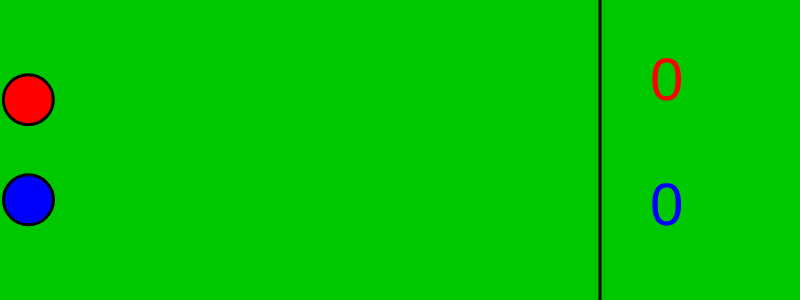
Frame 1 (no input)
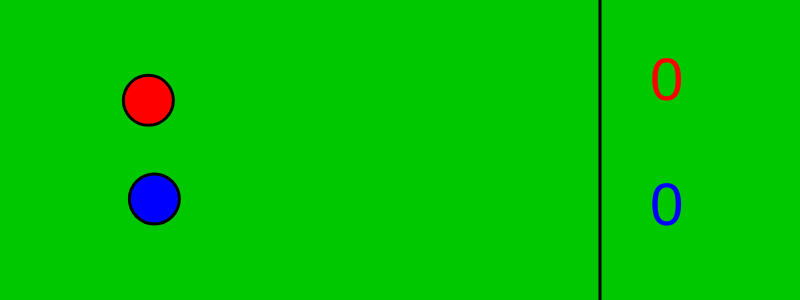
Frame 60 (no input)
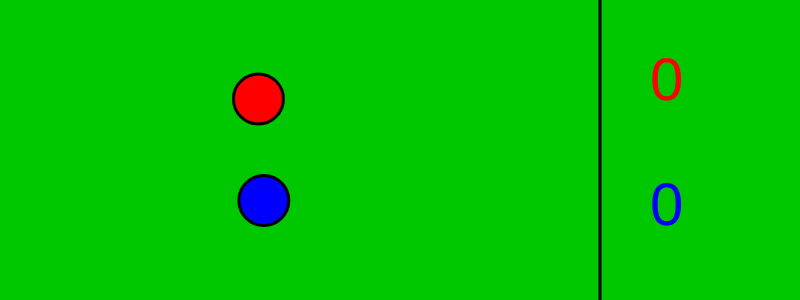
Frame 120 (the mouse pressed at the canvas centre since frame 60)

The p5.js sketch that drew these frames (run headless with seeded random() and noise() and a simulated clock; from frame 60 on, the mouse is pressed at the canvas centre):

// p5.js sketch
// ── sketch.js
let redXPos = 25;
let redYPos = 100;
let blueXPos = 25;
let blueYPos = 200;
let redScore = 0;
let blueScore = 0;

function setup() {
    createCanvas(800, 300);
    rectMode(CENTER);
    strokeWeight(3);
}

function draw() {
    background(0, 200, 0);

    redXPos += random(-1, 5);
    redYPos += random(-0.5, 0.5);
    blueXPos += random(-1, 5);
    blueYPos += random(-0.5, 0.5);

    textSize(60);
    fill(255, 0, 0);
    text(redScore, 650, 100);
    fill(0, 0, 255);
    text(blueScore, 650, 225);

    line(600, 0, 600, 300);

    fill(255, 0, 0);
    ellipse(redXPos, redYPos, 50, 50);
    
    fill(0, 0, 255);
    ellipse(blueXPos, blueYPos, 50, 50);

    if (redXPos > 600 || blueXPos > 600) {
        if (redXPos > blueXPos) {
            blueScore += 1;
        } else if (blueXPos > redXPos) {
            redScore += 1;
        }
        redXPos = 25;
        redYPos = 100;
        blueXPos = 25;
        blueYPos = 200;
    }
}
